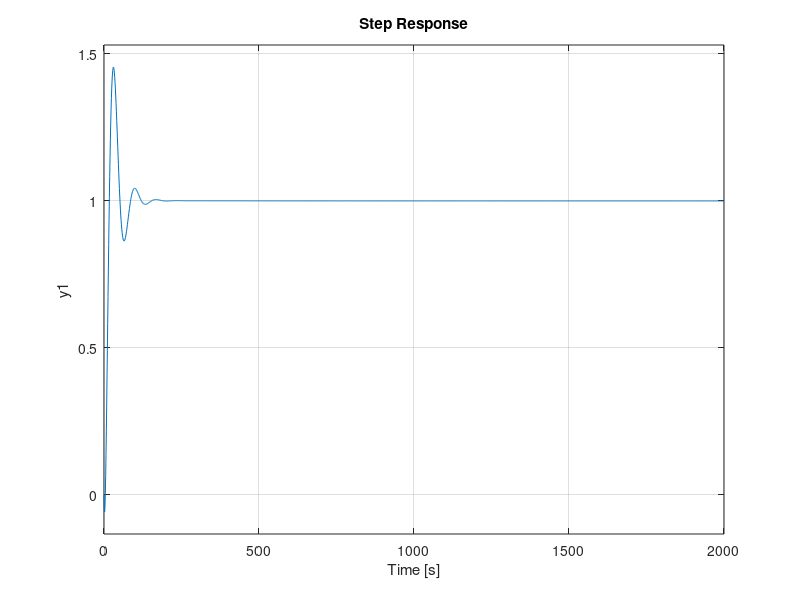

Here is the MATLAB script that generated this plot:
s = tf('s');

Kp = 0.8864;
Tp1 = 323.16;
Tp2 = 37.636;
Td = 5;
Tz = 278.32;

Hap = (Kp*(1+Tz*s)*(1-(Td/2)*s))/((1+Tp1*s)*(1+Tp2*s)*(1+(Td/2)*s));

% Antigos (para Mp_teórica = 45%)
%K = 2.7675; 
%A = 0.1378;


% Atuais (com Mp_teórica ajustada para 35%)
K = 3.25;
A = 0.106;

% Pelo fato do sistema NÃO SER de segunda ordem, fazer o projeto para Mp = 45% no
% LGR vai gerar um sobresinal maior que 45%, por isso tive que baixar para 35%.

G = K*(s+A)/s;

%rlocus(Hap);
%rlocus(G*Hap);

step(feedback(G*Hap, 1));
